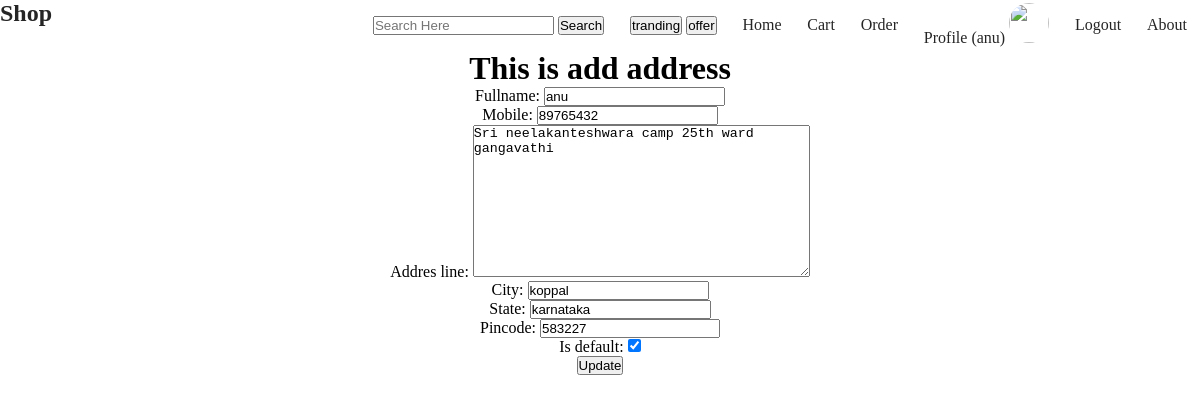
The page /order/update_add/2 (signed in) on the database its author committed.
### order/models.py (models this page shows)
class Address(models.Model):
    user=models.ForeignKey(User,on_delete=models.CASCADE)
    fullname=models.CharField(max_length=100)
    mobile=models.IntegerField()
    addres_line=models.TextField()
    city=models.CharField(max_length=100)
    state=models.CharField(max_length=100)
    pincode=models.PositiveBigIntegerField()
    is_default=models.BooleanField(default=False)
    created_at=models.DateTimeField(auto_now_add=True)

### order/views.py (the view)
# urls.py: path('update_add/<int:pk>',update_add,name='update_add'),
def update_add(request,pk):
    data=Address.objects.get(id=pk)
    if request.method=='POST':
        form=AddForm(request.POST,instance=data)
        if form.is_valid():
            form.save()
            return redirect('address')
    form=AddForm(instance=data)
    return render(request,'update_add.html',{'form':form})

### order/forms.py
class AddForm(forms.ModelForm):
    class Meta:
        model=Address
        exclude=['user']

### order/templates/update_add.html (shortened to what this page needs)
{% extends 'main.html' %}
{% block con %}
    <center>
        <h1>This is add address</h1>
        <form action="" method="POST">
           {{form.as_p}}
            <button type="submit">Update</button>
        </form>
    </center>
{% endblock %}

### templates/nav.html
<nav>
    <div class="con">
        <div class="logo">
            <h1>Shop</h1>
        </div>
        <div class="links">
            <div class="foo">
             <form action="">
                <input type="search" name="name" id="search" placeholder="Search Here">
                <button type="submit">Search</button>
            </form>
            </div>
        <div>
            <form action="" method="GET">
                <input type="submit" value="tranding" name="tread">
                <input type="submit" value="offer" name="offer">
            </form>
        </div>
        <a href="{% url 'home' %}">Home</a>
        {% if request.user.is_authenticated %}
    <a href="{% url 'cart' %}">Cart</a>
    <a href="{% url 'order_' %}">Order</a>
    <a href="{% url 'profile' %}">Profile ({{ request.user }}) <img src="{{profile.profile_img.url}}" alt="" style="height: 40px; width: 40px; border-radius: 50%;"></a>
    <a href="{% url 'logout_' %}">Logout</a>
{% else %}
    <a href="{% url 'register' %}">Register</a>
    <a href="{% url 'login_' %}">Login</a>
{% endif %}
<a href="{% url 'about' %}">About</a>
        </div>
    </div>
</nav>

### static/css/nav.css (style rules this page uses)
* { padding: 0%; margin: 0%; box-sizing: border-box; }
body { margin: 0; padding: 0; background-color: #FFFFFF; }

### rows shown on the page
Address: fullname "anu", mobile "89765432", addres_line "Sri neelakanteshwara camp 25th ward gangavathi", city "koppal", state "karnataka", pincode "583227", is_default "☑"

### other values the page prints
{{ request.user }} "anu"
